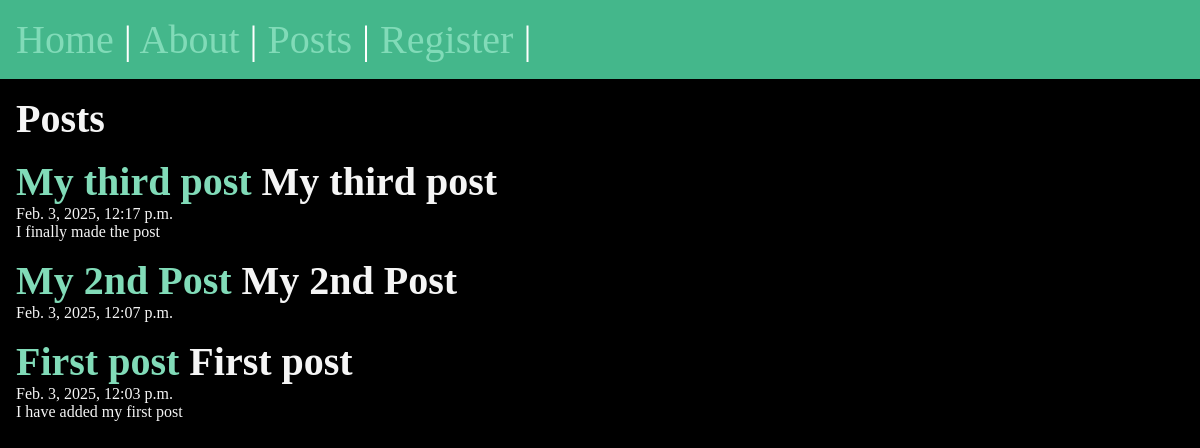
The app's page /posts/, older data.
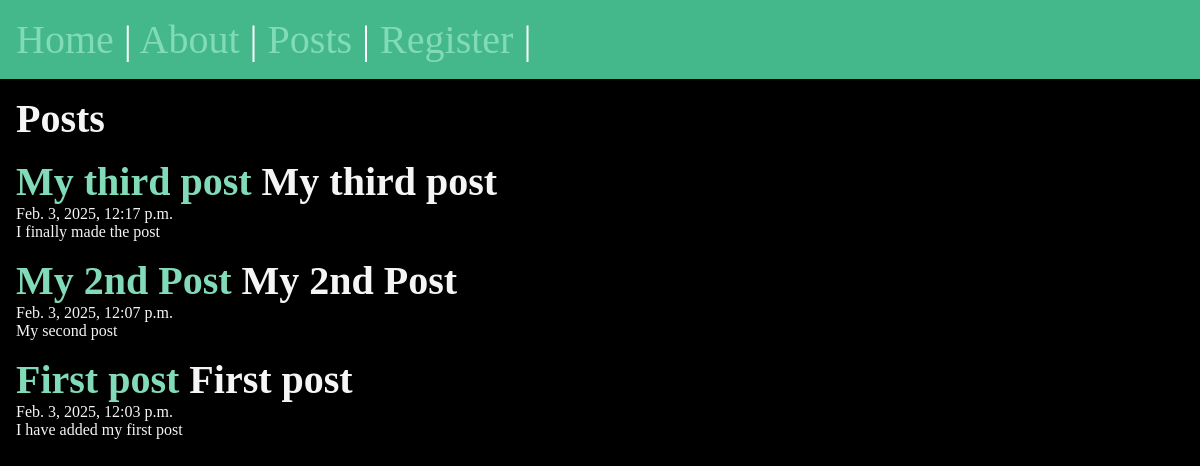
The same page, newer data.
### posts/models.py (models this page shows, shortened)
class Post(models.Model):
    title = models.CharField(max_length=200)
    body = models.TextField()
    slug = models.SlugField()
    date = models.DateTimeField(auto_now_add=True)
    banner = models.ImageField(default="default.jpg", blank=True)

### posts/views.py (the view)
# urls.py: path('',views.posts_list, name="list"),
def posts_list(request):
    posts = Post.objects.all().order_by('-date')
    return render(request, 'posts/posts_lists.html', {'posts':posts})

### posts/templates/posts/posts_lists.html (shortened to what this page needs)
{% extends 'layout.html'%}
{% block content %}
<section>
  <h1>Posts</h1>
  {% for post in posts %}
    <article class="post">
        <h2>
          <a href= "{% url 'posts:page' slug=post.slug %}">
            {{ post.title }}
          </a>
          {{ post.title }}
        </h2>
        <p>{{ post.date }}</p>
        <p>{{ post.body }}</p>
    </article>
  {% endfor%}
</section>
{% endblock %}

Row changes from the older to the newer data that the page shows:
changed Post "My 2nd Post": body (not shown) → "My second post"
